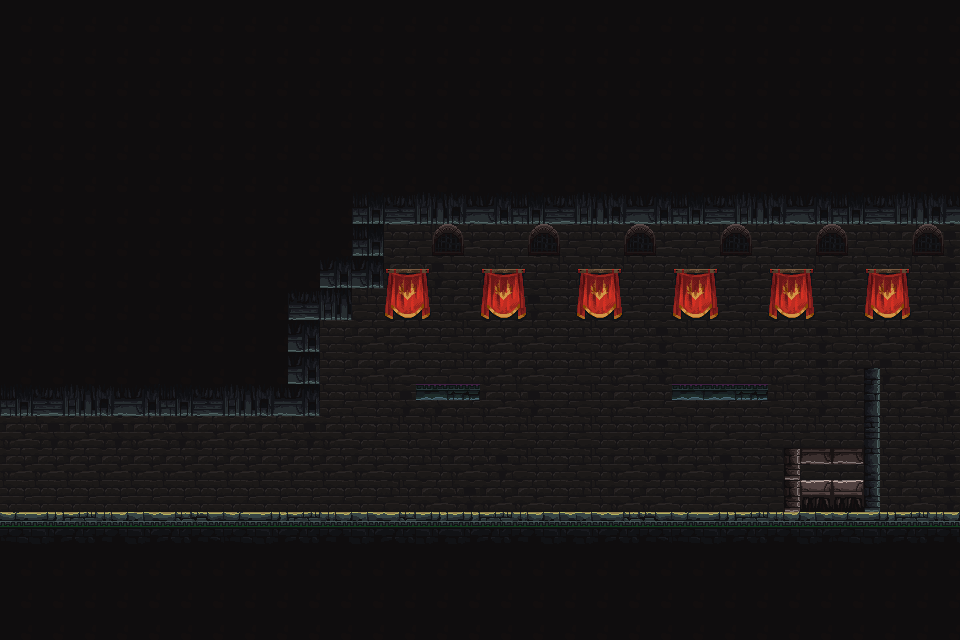

A 2D game scene composited from a Tiled map and its tileset images. What follows is a short description and the map's XML, with each tile layer's data collapsed to a summary:
An orthogonal 30x20 tile map with 32x32 px tiles, 3 tile layers (map, terrain, gems), 3 hidden layers not drawn, 7 tilesets.

<map version="1.10" tiledversion="1.10.1" orientation="orthogonal" renderorder="right-down" width="30" height="20" tilewidth="32" tileheight="32" infinite="0" nextlayerid="12" nextobjectid="1">
 <editorsettings>
  <export target="../3/level_3.csv" format="csv" />
 </editorsettings>
 <tileset firstgid="1" source="../tilesets/castle_tileset.tsx" />
 <tileset firstgid="2561" source="../tilesets/boss.tsx" />
 <tileset firstgid="2565" source="../tilesets/flag.tsx" />
 <tileset firstgid="2566" source="../tilesets/door.tsx" />
 <tileset firstgid="2567" name="level_3" tilewidth="32" tileheight="32" tilecount="600" columns="30">
  <image source="../images/level_3.png" width="960" height="640" />
 </tileset>
 <tileset firstgid="3167" source="../tilesets/player.tsx" />
 <tileset firstgid="3169" name="0" tilewidth="68" tileheight="128" tilecount="1" columns="1">
  <image source="../../asset/enemy/boss/idle/0.png" width="68" height="128" />
 </tileset>
 <layer id="7" name="map" width="30" height="20">
  <data>[600 cells, 600 non-empty, 559 distinct tile ids]</data>
 </layer>
 <layer id="1" name="terrain" width="30" height="20">
  <data>[600 cells, 411 non-empty, 23 distinct tile ids]</data>
 </layer>
 <layer id="8" name="player" width="30" height="20" visible="0">
  <data>[600 cells, 3 non-empty, 2 distinct tile ids]</data>
 </layer>
 <layer id="11" name="gems" width="30" height="20">
  <data>[600 cells, 0 non-empty, 0 distinct tile ids]</data>
 </layer>
 <layer id="9" name="constraint" width="30" height="20" visible="0">
  <data>[600 cells, 16 non-empty, 1 distinct tile ids]</data>
 </layer>
 <layer id="10" name="boss" width="30" height="20" visible="0">
  <data>[600 cells, 1 non-empty, 1 distinct tile ids]</data>
 </layer>
</map>
